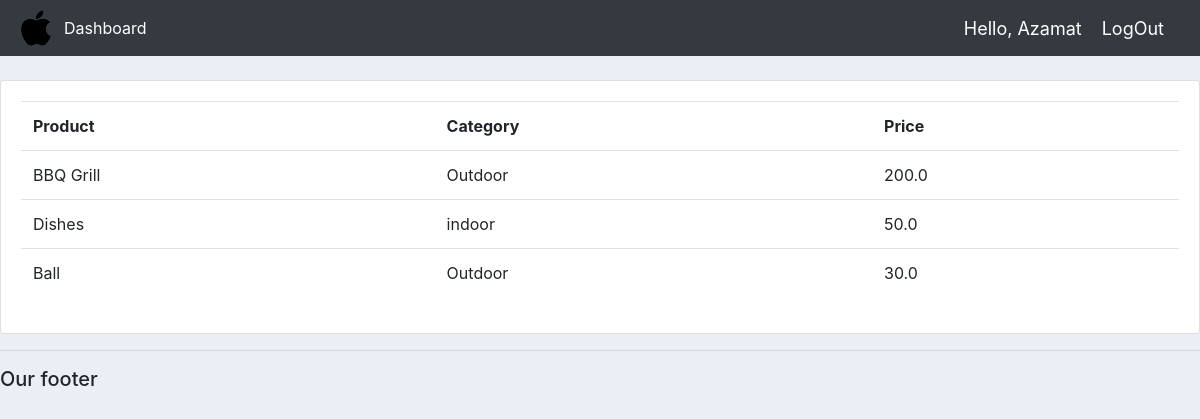
Screenshot of /products/ (signed in) with the database file from the repository.
### accounts/models.py (models this page shows, shortened)
class Product(models.Model):
    CATEGORY = (
        ('indoor', 'Indoor'),
        ('Outdoor', 'Outdoor'),
        )
    name = models.CharField(max_length=255, null=True)
    price = models.FloatField(null=True)
    category = models.CharField(max_length=255, null=True, choices=CATEGORY)
    description = models.CharField(max_length=255, null=True, blank=True)
    date_created = models.DateTimeField(auto_now_add=True, null=True)
    tags = models.ManyToManyField(Tag)

### accounts/decorators.py (the view)
        def wrapper_func(request, *args, **kwargs):
            group = None
            if request.user.groups.exists():
                group = request.user.groups.all()[0].name
            if group in allowed_roles:
                return view_func(request, *args, **kwargs)
            else:
                return HttpResponse('You are not authorized to view this page')
            return view_func(request, *args, **kwargs)

### accounts/views.py (called while the page is built)
@login_required(login_url='login')
@allowed_users(allowed_roles=['Admin'])
def products(request):
    products = Product.objects.all()
    return render(request, 'accounts/products.html', {'products': products})

### accounts/templates/accounts/products.html
{% extends 'accounts/main.html' %}
{% block content %}
        <br>
        <div class="row">
            <div class="col-md">
                <div class="card card-body">
                    <table class="table">
                        <tr>
                            <th>Product</th>
                            <th>Category</th>
                            <th>Price</th>
                        </tr>
                        {% for i in products %}
                            <tr>
                                <td>{{ i.name }}</td>
                                <td>{{ i.category }}</td>
                                <td>{{ i.price }}</td>
                            </tr>
                        {% endfor %}
                    </table>
                </div>
            </div>
        </div>
{% endblock content %}

### accounts/templates/accounts/navbar.html (shortened to what this page needs)
{% load static %}
<nav class="navbar navbar-expand-lg navbar-dark bg-dark">
  <img src="{% static 'images/logo.png' %}">
  <div class="collapse navbar-collapse" id="navbarNav">
    <ul class="navbar-nav">
      {% if request.user.is_staff %}
      <li class="nav-item active">
        <a class="nav-link" href="{% url 'home' %}">Dashboard</a>
      </li>
      {% else %}
      <li class="nav-item">
        <a class="nav-link" href="{% url 'products' %}">Products</a>
      </li>
      {% endif %}
    </ul>
  </div>
  <span class="hello-msg">Hello, {{ request.user }}</span>
  <span><a class="hello-msg" href="{% url 'logout' %}">LogOut</a></span>
</nav>

### static/css/main.css (style rules this page uses)
body { background-color: #ebeff5; }

### accounts/templates/accounts/navbar.html (style rules this page uses)
.hello-msg { font-size: 18px; color: #fff; margin-right: 20px; }

### rows the page displays
Product: name "BBQ Grill", category "Outdoor", price "200.0"
Product: name "Dishes", category "indoor", price "50.0"
Product: name "Ball", category "Outdoor", price "30.0"

### other values shown
{{ request.user }} "Azamat"
